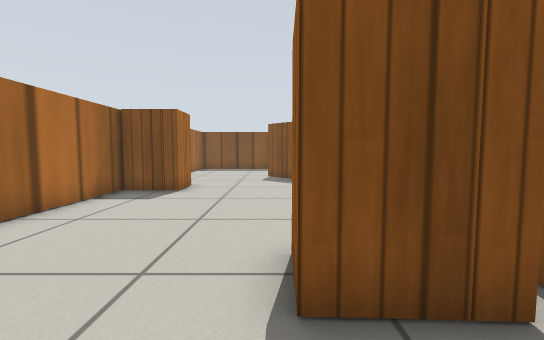
View 1 (above)

16 first-person views from a walk through a world built for the Gazebo simulator. The camera is 0.14 m above the floor, tilts 4° down and sees 90° across. The floor is counted in squares, 0.1 m on a side. Each view is taken from the middle of a square. On the plan, view 1 faces up. The plan holds only what a view shows up to about 13 squares ahead; the rest is blank. The robots in the file are not drawn. Simple patterns stand in for the simulator's built-in surfaces.

View 2
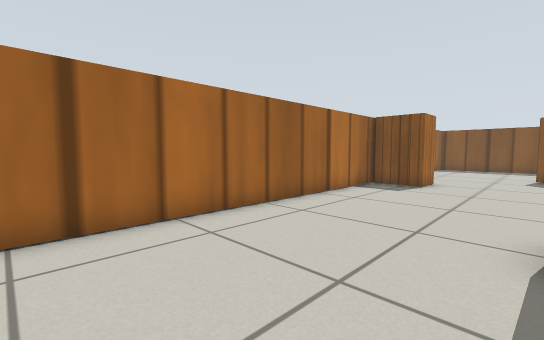

View 3
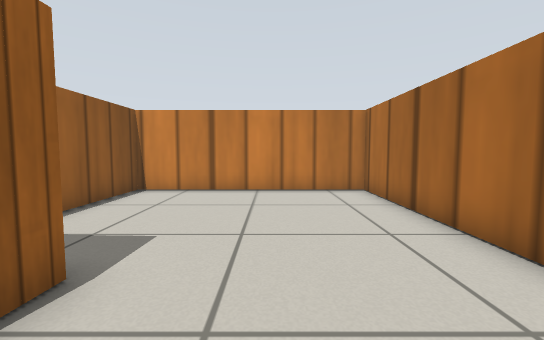

View 4
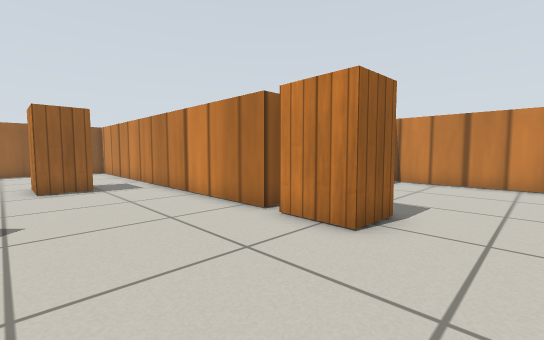

View 5
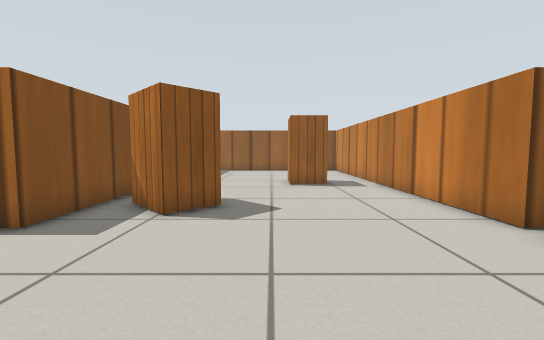

View 6
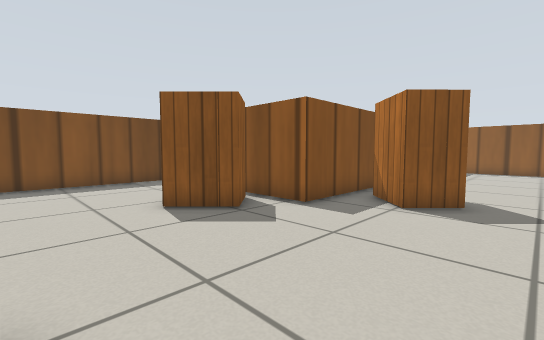

View 7
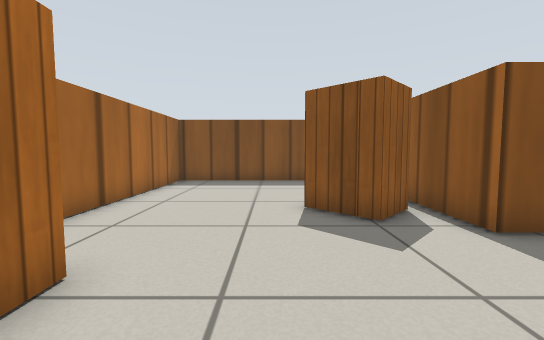

View 8
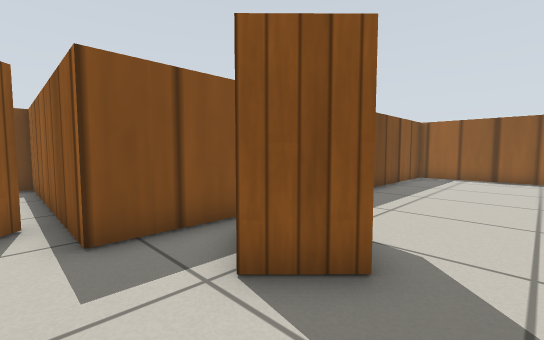

View 9
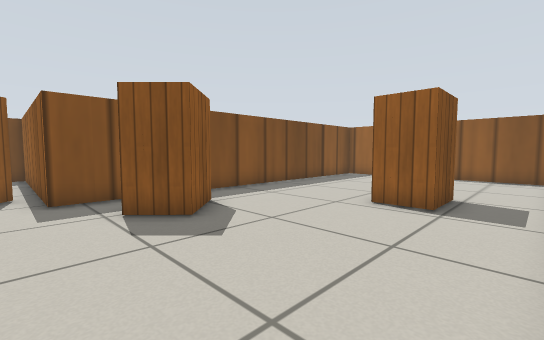

View 10
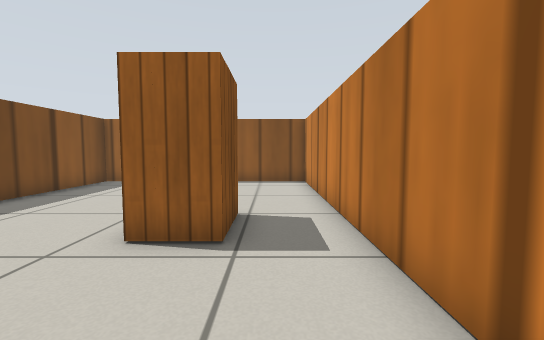

View 11
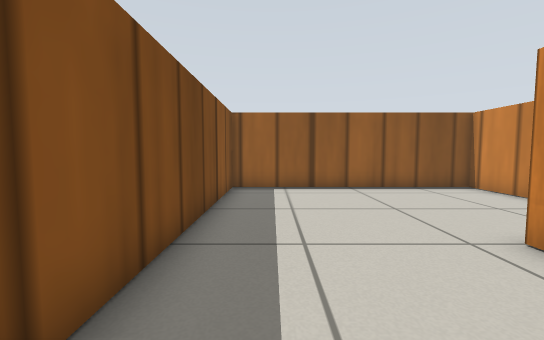

View 12
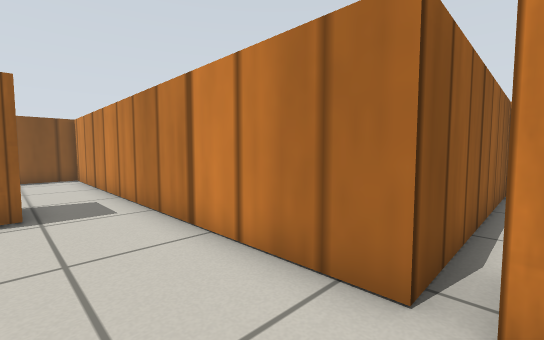

View 13
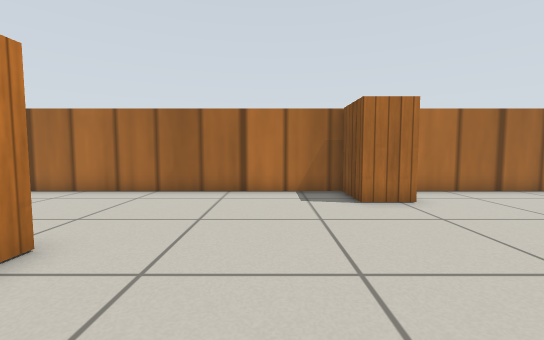

View 14
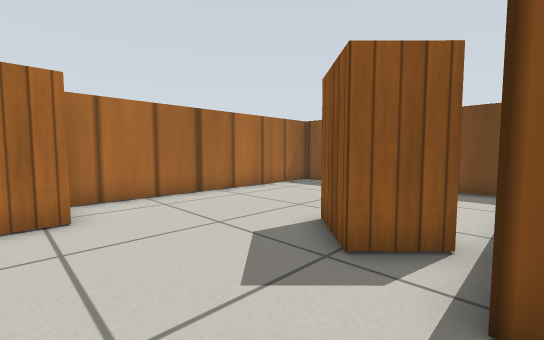

View 15
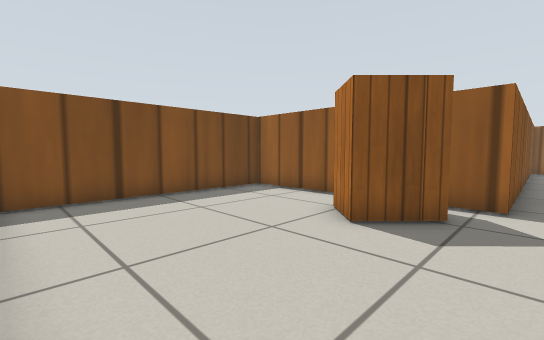

View 16
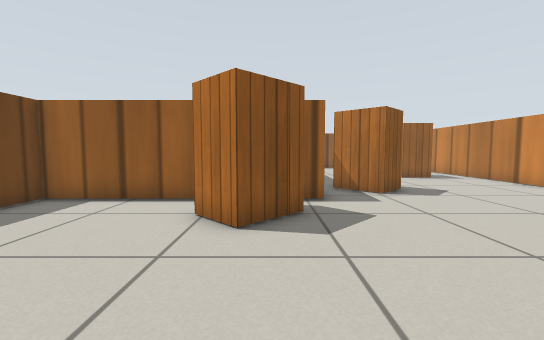

### Floor plan
Key: @ floor where view 1 was taken; # wall or solid block; . floor; T thing the floor can be seen under or through.
Columns run from 6 left of view 1 to 18 right of it. Each row starts with its distance up from view 1.
 21 ##########
 20 #........#
 19 #........#
 18 #........#
 17 #........#
 16 #........#
 15 #.....##.#
 14 #......###
 13 #........################
 12 #.......................#
 11 ###........##...........#
 10 ###.......##............#
  9 #.......................#
  8 #.......................#
  7 #..............###......#
  6 #..............###......#
  5 #.......................#
  4 #.......................#
  3 #......#T################
  2 #......#T#
  1 #........#
  0 #.....@..#
 -1 #........#
 -2 #........#
 -3 #........#
 -4 #........#
 -5 ##########

Where each view was taken, in squares from view 1:
view 1: 0 up, 0 right, facing up
view 2: 2 down, 0 right, facing up-left
view 3: 5 up, 2 left, facing down
view 4: 8 up, 2 left, facing down-right
view 5: 8 up, 2 left, facing right
view 6: 8 up, 3 left, facing up-right
view 7: 8 up, 1 left, facing up
view 8: 8 up, 2 right, facing up-right
view 9: 4 up, 2 right, facing up-right
view 10: 5 up, 5 right, facing right
view 11: 11 up, 7 right, facing right
view 12: 6 up, 2 right, facing down-right
view 13: 7 up, 4 right, facing left
view 14: 10 up, 3 right, facing up-left
view 15: 12 up, 5 left, facing up-right
view 16: 14 up, 5 left, facing right
